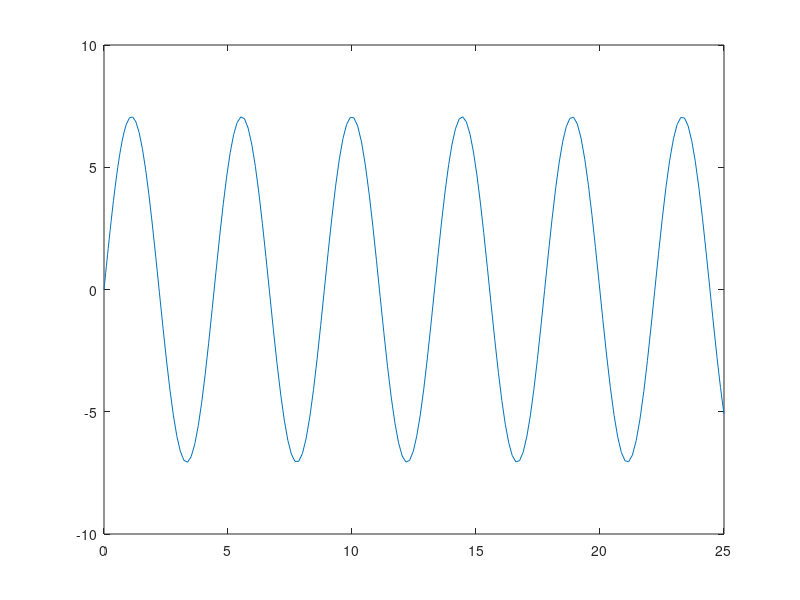

Reproduce this figure in MATLAB.
%% Test av 2:a ordn ode
clc;clf;clear

x0=[0 10];
k=2;
n=10;
m=1;

odefun=@(x) [x(2); -k*x(1)/m];

[T,X]=ode45(@(t, x) odefun(x), [0,25], x0);

plot(T,X(:,1))

